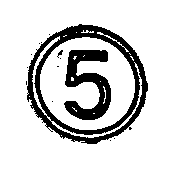
#> input picture traffic_sign/TRAIN/sign_1_1.png, 181 x 171 px; its folder holds 4 pictures in this run
$ python grayscale_fourier.py
#> lines starting #> are read from the running program, lines starting #| are printed output that depends on the picture; after the words box and inside, x2 and y2 are one past the last pixel; in counts of white or black regions, pixels touching at a corner belong together
import matplotlib
import matplotlib.pyplot as plt
import cv2
import skimage
from skimage import data
from skimage.color import rgb2gray, rgba2rgb
from skimage import io
import numpy as np
import matplotlib.image as im
from scipy.interpolate import UnivariateSpline
from collections import defaultdict
import math


def grayscale_fourier_desc(img, size):

    value = np.sqrt(((img.shape[0] / 2.0) ** 2.0) + ((img.shape[1] / 2.0) ** 2.0))
    polar_image = cv2.linearPolar(img, (img.shape[0] / 2, img.shape[1] / 2), value, cv2.WARP_FILL_OUTLIERS)
    polar_image = polar_image.astype(np.uint8)

    # polar_img_test = polar_image.astype(np.uint8)
    # plt.imshow(polar_img_test, cmap='gray')
    # plt.show()

    # fourier
    img_fft = np.fft.fft2(polar_image)
    spectrum = np.log(1 + np.abs(img_fft))
    out = []
    for i in range(0, size):
        tmp = []
        for j in range(0, size):
            tmp.append(spectrum[i][j])
        out.append(tmp)
    return list(np.concatenate(out).flat)


def fit_fft(train, size):
    train_learned = []
    for item in train:
        train_learned.append(grayscale_fourier_desc(item, size))
    return train_learned

def classify_signature(img, train, name, s):
    tmp = grayscale_fourier_desc(img, s)
    res = enc_idx(find_nearest(train, tmp))
    out = []
    out.append(1) if res == name else out.append(0)
    return out


def enc_idx(i):
    n = ["sign_1", "sign_2", "sign_3", "sign_4", "sign_5", "sign_6", "sign_7", "sign_8", "sign_9", "sign_10"]
    return n[i]


def find_nearest(array, value):
    dist = []
    array = np.asarray(array)
    value = np.asarray(value)
    for i in range(len(array)):
        dist.append(np.linalg.norm(array[i] - value))
    dist = np.asarray(dist)
    idx = dist.argmin()
    return idx


def score(scores):
    # print(scores)
    res = 0
    for i in range(len(scores)):
        res += scores[i][0]
    res = res / len(scores) * 100
    return res


if __name__ == "__main__":

    sizes = [5, 10, 20, 25, 50]
    for s in sizes:
        train = []
        for i in range(1, 11):
            # for i in range(0, 50):
            p = "./TRAIN/sign_" + str(i) + "_1.png"
            # p = "./BAZA/learning/_TRAIN2/" + str(i) + ".png"
            img = cv2.imread(p, cv2.IMREAD_GRAYSCALE)
#> img: shape (171, 181); 83.6% white; 14 black regions (12 under 20 px), largest, box (x1, y1, x2, y2) and area: (27, 24, 148, 144) 3362, (64, 50, 111, 120) 1683
            train.append(img)

        clf = fit_fft(train, s)
#> in fit_fft, `train_learned = []`: train_learned = []
#> the loop in fit_fft, `for item in train:` made 3 passes
#> pass 1, in grayscale_fourier_desc, `polar_image = cv2.linearPolar(img, (img.shape[0] / 2, img.shape[1] / 2..`:
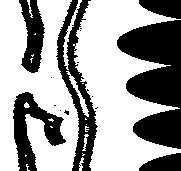
#> polar_image: shape (171, 181); 61.6% white; 15 black regions (9 under 20 px), largest, box (x1, y1, x2, y2) and area: (117, 20, 181, 149) 5252, (56, 0, 98, 171) 2512, (13, 92, 66, 171) 1825, (19, 0, 45, 73) 1157, (139, 0, 181, 19) 582, (139, 153, 181, 171) 540
#> pass 1, in grayscale_fourier_desc, `spectrum = np.log(1 + np.abs(img_fft))`:
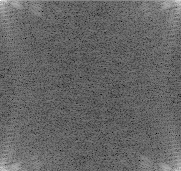
#> spectrum: shape (171, 181) float64; min 3.98, max 15.4, mean 8.55; drawn with min black and max white
#> pass 2, in grayscale_fourier_desc (call 2), `polar_image = cv2.linearPolar(img, (img.shape[0] / 2, img.shape[1] / 2..`:
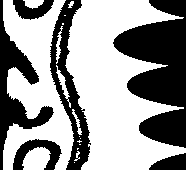
#> polar_image: shape (170, 186); 59.5% white; 6 black regions, box (x1, y1, x2, y2) and area: (113, 0, 186, 148) 6200, (0, 0, 54, 170) 2499, (50, 0, 91, 170) 2479, (13, 139, 62, 170) 715, (13, 0, 54, 20) 481, (149, 153, 186, 170) 428
#> pass 2, in grayscale_fourier_desc (call 2), `spectrum = np.log(1 + np.abs(img_fft))`:
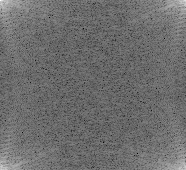
#> spectrum: shape (170, 186) float64; min 3.3, max 15.38, mean 8.51; drawn with min black and max white
#> (the run stopped early here; a loop or call above may not have finished)
